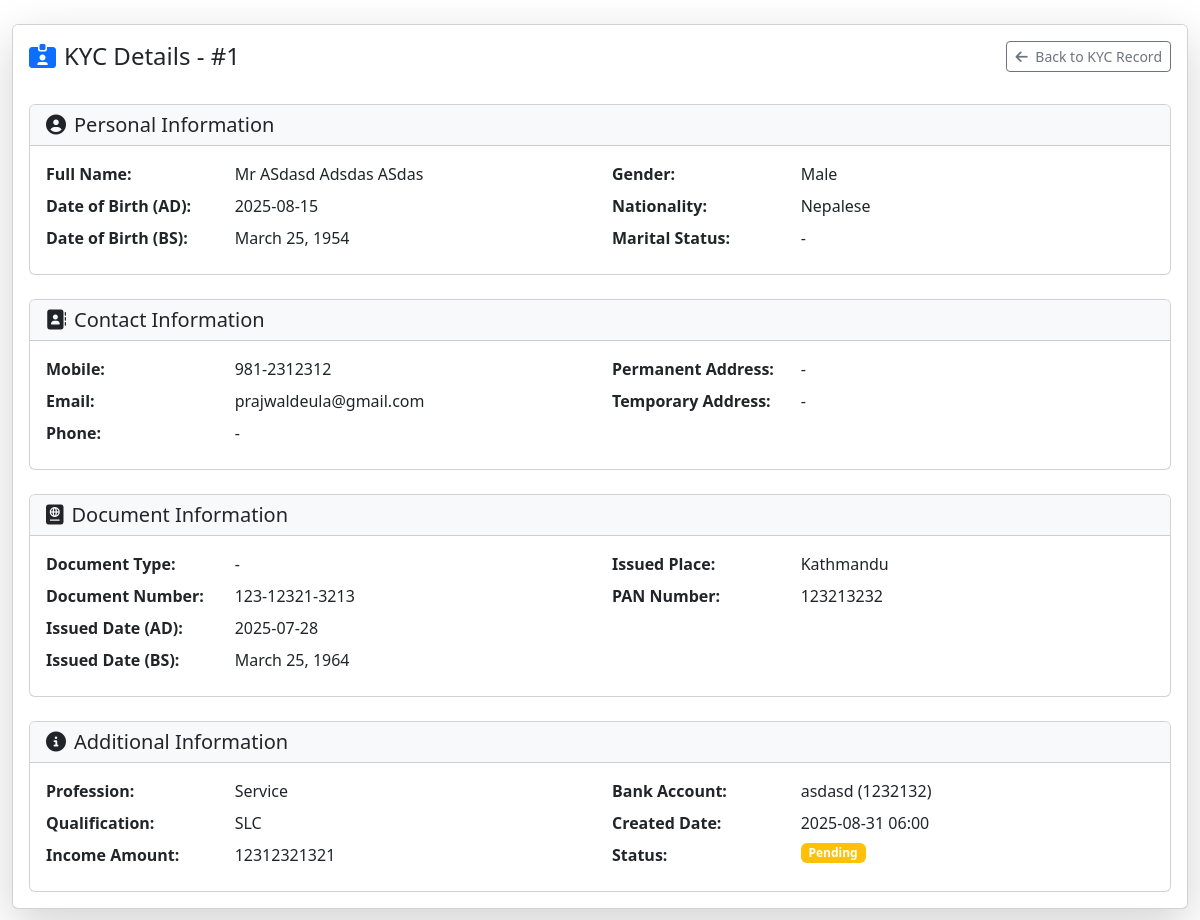
Screenshot of /kyc_detail/1/ with the database file from the repository.
### kyc/models.py (models this page shows, shortened)
class KYCModel(models.Model):
    STATUS_CHOICES = [
        ('Pending','Pending'),
        ('Approved','Approved'),
        ('Rejected','Rejected'),
    ]
    kyc_id = models.AutoField(primary_key=True)
    salutation = models.CharField(max_length=10, choices=SALUTATION_CHOICES, default='Mr')
    first_name = models.CharField(max_length=50, blank=False, null=False)
    middle_name = models.CharField(max_length=100, blank=True, null=True)
    last_name = models.CharField(max_length=50, blank=False, null=False)
    nep_name = models.CharField(max_length=100, blank=True, null=True)
    gender = models.CharField(max_length=10, choices=GENDER_CHOICES, default='Male')
    nationality = models.CharField(max_length=50, choices=NATIONALITY_CHOICES, default='Nepalese')
    date_of_birth_ad = models.DateField(blank=True, null=True)
    dob_bs = NepaliDateField(blank=True, null=True)
    father_name = models.CharField(max_length=100, blank=True, null=True)
    nep_father_name = models.CharField(max_length=100, blank=True, null=True)
    mother_name = models.CharField(max_length=100, blank=True, null=True)
    grand_father_name = models.CharField(max_length=100, blank=True, null=True)
    grandfather_in_law_name = models.CharField(max_length=100, blank=True, null=True)
    spouse_name = models.CharField(max_length=100, blank=True, null=True)
    father_in_law_name = models.CharField(max_length=100, blank=True, null=True)
    father_mother_name = models.CharField(max_length=100, blank=True, null=True)
    son_name = models.CharField(max_length=100, blank=True, null=True)
    daughter_name = models.CharField(max_length=100, blank=True, null=True)
    daughter_in_law_name = models.CharField(max_length=100, blank=True, null=True)
    proposer_full_name = models.CharField(max_length=100, blank=True, null=True)
    age_proof_doc = models.CharField(max_length=50, choices=AGE_PROOF_DOC_CHOICES, default='Citizenship')
    document_number = models.CharField(max_length=20, verbose_name="Document Number", blank=False)
    national_id_no = models.CharField(
        max_length=12,  # Adjust max_length as needed
        blank=False,
        null=True,
        verbose_name="National ID No"
    )
    document_issued_date_bs = NepaliDateField(verbose_name="Document Issued Date (B.S.)")
    document_issued_date = models.DateField(verbose_name="Document Issued Date (A.D.)")
    issued_place = models.CharField(max_length=100, choices=ISSUED_PLACE_CHOICES, blank=True, null=True)
    birth_place = models.CharField(max_length=50, blank=True, null=True)
    policy_no = models.CharField(max_length=30, unique=True, null=False, blank=False, default='N/A')
    address = models.CharField(max_length=255, blank=True, null=True)
    address_nepali = models.CharField(max_length=255, blank=True, null=True)
    permanent_address = models.CharField(max_length=255, blank=True, null=True)
    temporary_address = models.CharField(max_length=255, blank=True, null=True)
    temporary_district = models.CharField(max_length=100, blank=True, null=True)
    ward_no = models.CharField(max_length=2, blank=True, null=True)
    house_no = models.CharField(max_length=10, blank=True, null=True)
    local_unit = models.CharField(max_length=50, choices=LOCAL_UNIT_CHOICES, default='Municipality')
    structure = models.CharField(max_length=50, choices=STRUCTURE_CHOICES, default='Metropolitan City')
    email = models.EmailField(blank=True, null=True)
    mobile = models.CharField(max_length=20)
    phone_no = models.CharField(max_length=20, blank=True, null=True)
    qualification = models.CharField(max_length=100, choices=QUALIFICATION_CHOICES, blank=True, null=True)
    profession = models.CharField(max_length=50, choices=PROFESSION_CHOICES, default='Service', blank=True, null=True)
    income_mode = models.CharField(max_length=50, choices=INCOME_MODE_CHOICES, default='Salary')
    income_amount = models.CharField(max_length=12, blank=True, null=True)
    pan_no = models.CharField(max_length=20, blank=True, null=True)
    bank_ac_name = models.CharField(max_length=100, blank=True, null=True)
    bank_ac_no = models.CharField(max_length=50, blank=True, null=True)
    office_address = models.CharField(max_length=255, blank=True, null=True)
    firm_name = models.CharField(max_length=100, blank=True, null=True)
    is_politically_involved = models.BooleanField(default=False)
    is_aml_crime = models.BooleanField(default=False)
    is_family_politically_involved = models.BooleanField(default=False)
    is_family_aml_crime = models.BooleanField(default=False)
    status = models.CharField(max_length=10,choices=STATUS_CHOICES,default='Pending')
    created_date = models.DateTimeField(default=timezone.now)
    updated_date = models.DateTimeField(auto_now=True)
    class Meta:
        db_table = 'kyc_kycmodel'
        verbose_name = 'KYC Detail'
        verbose_name_plural = 'KYC Details'

### kyc/views.py (the view)
# urls.py: path('kyc_detail/<int:kyc_id>/', views.kyc_detail_view, name='kyc_detail'),
def kyc_detail_view(request, kyc_id):
    kyc = get_object_or_404(KYCModel, kyc_id=kyc_id)
    return render(request, 'kyc_detail.html', {'kyc': kyc})

### kyc/templates/kyc_detail.html (shortened to what this page needs)
{% load static %}
{% block content %}
<div class="container-fluid py-4">
    <div class="card shadow-lg">
        <div class="card-header bg-white border-bottom-0 py-3">
            <div class="d-flex justify-content-between align-items-center">
                <h4 class="mb-0">
                    <i class="fas fa-id-card-alt me-2 text-primary"></i>KYC Details - #{{ kyc.kyc_id }}
                </h4>
                <div>
                    <a href="{% url 'kyc:kyc_list' %}" class="btn btn-sm btn-outline-secondary">
                        <i class="fas fa-arrow-left me-1"></i> Back to KYC Record
                    </a>
                </div>
            </div>
        </div>
        <div class="card-body">
            <div class="row mb-4">
                <div class="col-md-12">
                    <div class="card">
                        <div class="card-header bg-light">
                            <h5 class="mb-0">
                                <i class="fas fa-user-circle me-2"></i>Personal Information
                            </h5>
                        </div>
                        <div class="card-body">
                            <div class="row">
                                <div class="col-md-6">
                                    <dl class="row mb-0">
                                        <dt class="col-sm-4">Full Name:</dt>
                                        <dd class="col-sm-8">{{ kyc.salutation }} {{ kyc.first_name }} {{ kyc.middle_name|default:'' }} {{ kyc.last_name }}</dd>
                                        <dt class="col-sm-4">Date of Birth (AD):</dt>
                                        <dd class="col-sm-8">{{ kyc.date_of_birth_ad|date:"Y-m-d"|default:"-" }}</dd>
                                        <dt class="col-sm-4">Date of Birth (BS):</dt>
                                        <dd class="col-sm-8">{{ kyc.dob_bs|default:"-" }}</dd>
                                    </dl>
                                </div>
                                <div class="col-md-6">
                                    <dl class="row mb-0">
                                        <dt class="col-sm-4">Gender:</dt>
                                        <dd class="col-sm-8">{{ kyc.gender|default:"-" }}</dd>
                                        <dt class="col-sm-4">Nationality:</dt>
                                        <dd class="col-sm-8">{{ kyc.nationality|default:"-" }}</dd>
                                        <dt class="col-sm-4">Marital Status:</dt>
                                        <dd class="col-sm-8">{{ kyc.marital_status|default:"-" }}</dd>
                                    </dl>
                                </div>
                            </div>
                        </div>
                    </div>
                </div>
            </div>
            <div class="row mb-4">
                <div class="col-md-12">
                    <div class="card">
                        <div class="card-header bg-light">
                            <h5 class="mb-0">
                                <i class="fas fa-address-book me-2"></i>Contact Information
                            </h5>
                        </div>
                        <div class="card-body">
                            <div class="row">
                                <div class="col-md-6">
                                    <dl class="row mb-0">
                                        <dt class="col-sm-4">Mobile:</dt>
                                        <dd class="col-sm-8">{{ kyc.mobile|default:"-" }}</dd>
                                        <dt class="col-sm-4">Email:</dt>
                                        <dd class="col-sm-8">{{ kyc.email|default:"-" }}</dd>
                                        <dt class="col-sm-4">Phone:</dt>
                                        <dd class="col-sm-8">{{ kyc.phone_no|default:"-" }}</dd>
                                    </dl>
                                </div>
                                <div class="col-md-6">
                                    <dl class="row mb-0">
                                        <dt class="col-sm-4">Permanent Address:</dt>
                                        <dd class="col-sm-8">{{ kyc.permanent_address|default:"-" }}</dd>
                                        <dt class="col-sm-4">Temporary Address:</dt>
                                        <dd class="col-sm-8">{{ kyc.temporary_address|default:"-" }}</dd>
                                    </dl>
                                </div>
                            </div>
                        </div>
                    </div>
                </div>
            </div>
            <div class="row mb-4">
                <div class="col-md-12">
                    <div class="card">
                        <div class="card-header bg-light">
                            <h5 class="mb-0">
                                <i class="fas fa-passport me-2"></i>Document Information
                            </h5>
                        </div>
                        <div class="card-body">
                            <div class="row">
                                <div class="col-md-6">
                                    <dl class="row mb-0">
                                        <dt class="col-sm-4">Document Type:</dt>
                                        <dd class="col-sm-8">{{ kyc.document_type|default:"-" }}</dd>
                                        <dt class="col-sm-4">Document Number:</dt>
                                        <dd class="col-sm-8">{{ kyc.document_number|default:"-" }}</dd>
                                          <dt class="col-sm-4">Issued Date (AD):</dt>
                            <dd class="col-sm-8">{{ kyc.document_issued_date|date:"Y-m-d"|default:"-" }}</dd>
                            <dt class="col-sm-4">Issued Date (BS):</dt>
                            <dd class="col-sm-8">{{ kyc.document_issued_date_bs|default:"-" }}</dd>                                    </dl>
                                </div>
                                <div class="col-md-6">
                                    <dl class="row mb-0">
                                        <dt class="col-sm-4">Issued Place:</dt>
                                        <dd class="col-sm-8">{{ kyc.issued_place|default:"-" }}</dd>
                                        <dt class="col-sm-4">PAN Number:</dt>
                                        <dd class="col-sm-8">{{ kyc.pan_no|default:"-" }}</dd>
                                    </dl>
                                </div>
                            </div>
                        </div>
                    </div>
                </div>
            </div>
            <div class="row">
                <div class="col-md-12">
                    <div class="card">
                        <div class="card-header bg-light">
                            <h5 class="mb-0">
                                <i class="fas fa-info-circle me-2"></i>Additional Information
                            </h5>
                        </div>
                        <div class="card-body">
                            <div class="row">
                                <div class="col-md-6">
                                    <dl class="row mb-0">
                                        <dt class="col-sm-4">Profession:</dt>
                                        <dd class="col-sm-8">{{ kyc.profession|default:"-" }}</dd>
                                        <dt class="col-sm-4">Qualification:</dt>
                                        <dd class="col-sm-8">{{ kyc.qualification|default:"-" }}</dd>
                                        <dt class="col-sm-4">Income Amount:</dt>
                                        <dd class="col-sm-8">{{ kyc.income_amount|default:"-" }}</dd>
                                    </dl>
                                </div>
                                <div class="col-md-6">
                                    <dl class="row mb-0">
                                        <dt class="col-sm-4">Bank Account:</dt>
                                        <dd class="col-sm-8">{{ kyc.bank_ac_name|default:"-" }} ({{ kyc.bank_ac_no|default:"-" }})</dd>
                                        <dt class="col-sm-4">Created Date:</dt>
                                        <dd class="col-sm-8">{{ kyc.created_date|date:"Y-m-d H:i" }}</dd>
                                        <dt class="col-sm-4">Status:</dt>
                                        <dd class="col-sm-8">
                                            {% if kyc.status == 'approved' %}
                                                <span class="badge bg-success">Approved</span>
                                            {% elif kyc.status == 'rejected' %}
                                                <span class="badge bg-danger">Rejected</span>
                                            {% else %}
                                                <span class="badge bg-warning">Pending</span>
                                            {% endif %}
                                        </dd>
                                    </dl>
                                </div>
                            </div>
                        </div>
                    </div>
                </div>
            </div>
{% endblock %}
{% block extra_js %}
<link href="https://cdn.jsdelivr.net/npm/bootstrap@5.3.0/dist/css/bootstrap.min.css" rel="stylesheet">
<link rel="stylesheet" href="https://cdnjs.cloudflare.com/ajax/libs/font-awesome/6.4.0/css/all.min.css">
{% endblock %}

### rows the page displays
KYCModel: kyc_id "1", salutation "Mr", first_name "ASdasd", middle_name "Adsdas", last_name "ASdas", date_of_birth_ad "2025-08-15", dob_bs "March 25, 1954", gender "Male", nationality "Nepalese", mobile "981-2312312", email "prajwaldeula@gmail.com", phone_no "-", permanent_address "-", temporary_address "-", document_number "123-12321-3213", document_issued_date "2025-07-28", document_issued_date_bs "March 25, 1964", issued_place "Kathmandu", pan_no "123213232", profession "Service", qualification "SLC", income_amount "12312321321", bank_ac_name "asdasd", bank_ac_no "1232132", created_date "2025-08-31 06:00"

### other values shown
{{ kyc.marital_status|default:"-" }} "-"
{{ kyc.document_type|default:"-" }} "-"
